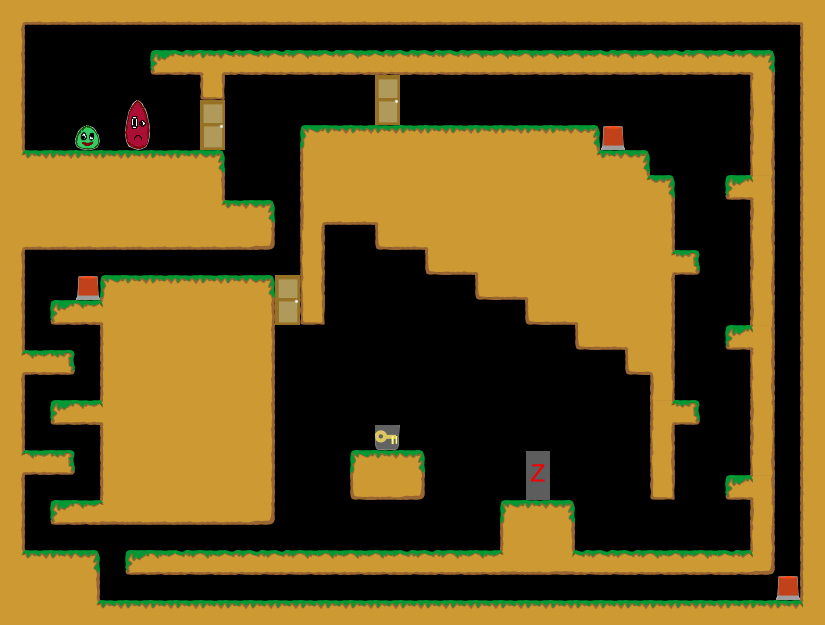

This game map was drawn from its Tiled (.tmx) file and the tilesets committed beside it. A one-line description and the trimmed map source follow:
An orthogonal 33x25 tile map with 25x25 px tiles, 1 tile layer (Kachelebene 1).

<map version="1.0" orientation="orthogonal" width="33" height="25" tilewidth="25" tileheight="25">
 <tileset firstgid="1" name="Tileset" tilewidth="25" tileheight="25">
  <image source="../../../img/Tileset.png" width="400" height="250" />
 </tileset>
 <layer name="Kachelebene 1" width="33" height="25">
  <data>[825 cells, 444 non-empty, 40 distinct tile ids]</data>
 </layer>
</map>
